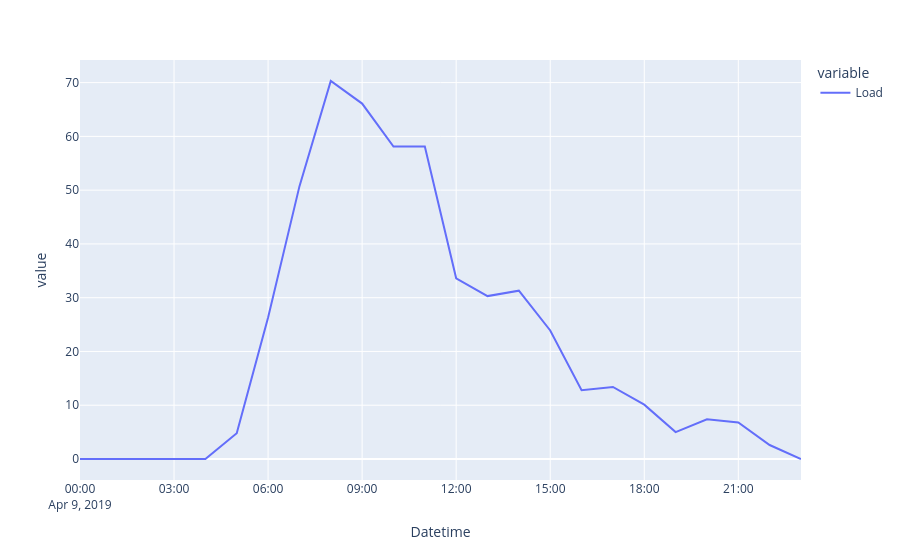

Notebook code cell kept with this figure:
### Markdown cell above
Per pochi dati mancanti usa la "persistenza" (`ffill`)

### Code cell
data = data.ffill()

data.loc['2019-4-9'].plot()

### Figure 1 — Plotly figure (JSON) as saved in the notebook; plotly's stock layout.template omitted (floating-point values rounded to 4 significant figures)
{"data": [{"hovertemplate": "variable=Load<br>Datetime=%{x}<br>value=%{y}<extra></extra>", "legendgroup": "Load", "line": {"color": "#636efa", "dash": "solid"}, "marker": {"symbol": "circle"}, "mode": "lines", "name": "Load", "orientation": "v", "showlegend": true, "type": "scatter", "x": ["2019-04-09T00:00:00", "2019-04-09T01:00:00", "2019-04-09T02:00:00", "2019-04-09T03:00:00", "2019-04-09T04:00:00", "2019-04-09T05:00:00", "2019-04-09T06:00:00", "2019-04-09T07:00:00", "2019-04-09T08:00:00", "2019-04-09T09:00:00", "2019-04-09T10:00:00", "2019-04-09T11:00:00", "2019-04-09T12:00:00", "2019-04-09T13:00:00", "2019-04-09T14:00:00", "2019-04-09T15:00:00", "2019-04-09T16:00:00", "2019-04-09T17:00:00", "2019-04-09T18:00:00", "2019-04-09T19:00:00", "2019-04-09T20:00:00", "2019-04-09T21:00:00", "2019-04-09T22:00:00", "2019-04-09T23:00:00"], "xaxis": "x", "y": [0, 0, 0, 0, 0, 4.8, 26.3, 50.7, 70.3, 66.1, 58.1, 58.1, 33.6, 30.3, 31.3, 23.9, 12.8, 13.4, 10.1, 5, 7.4, 6.8, 2.6, 0], "yaxis": "y"}], "layout": {"legend": {"title": {"text": "variable"}, "tracegroupgap": 0}, "margin": {"t": 60}, "xaxis": {"anchor": "y", "domain": [0, 1], "title": {"text": "Datetime"}}, "yaxis": {"anchor": "x", "domain": [0, 1], "title": {"text": "value"}}}}
